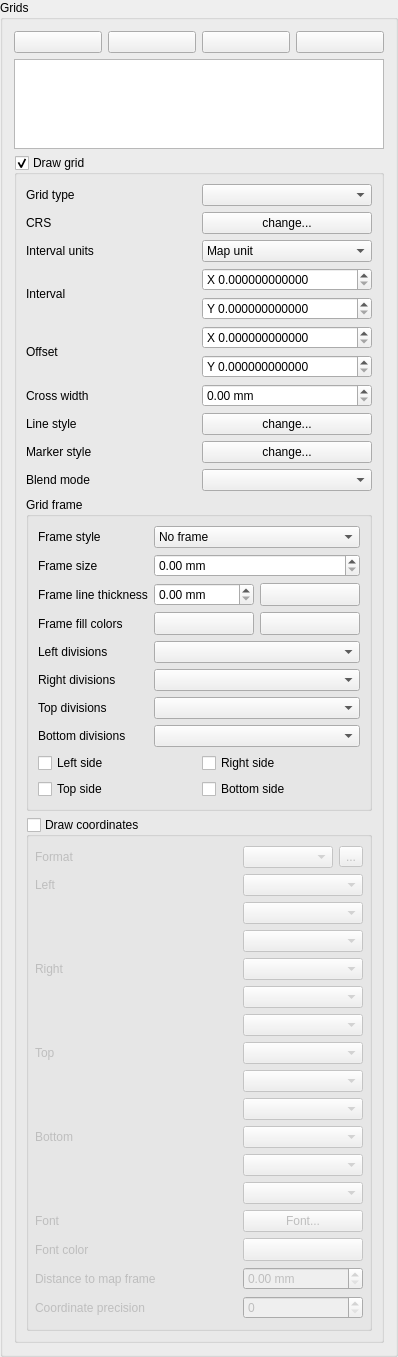
        <widget class="QgsCollapsibleGroupBoxBasic" name="mGridGroupBox">
         <property name="focusPolicy">
          <enum>Qt::StrongFocus</enum>
         </property>
         <property name="title">
          <string>Grids</string>
         </property>
         <property name="collapsed" stdset="0">
          <bool>true</bool>
         </property>
         <property name="syncGroup" stdset="0">
          <string notr="true">composeritem</string>
         </property>
         <layout class="QVBoxLayout" name="verticalLayout_3">
          <item>
           <layout class="QHBoxLayout" name="horizontalLayout_8">
            <item>
             <widget class="QPushButton" name="mAddGridPushButton">
              <property name="toolTip">
               <string>Add a new grid</string>
              </property>
              <property name="text">
               <string/>
              </property>
              <property name="icon">
               <iconset resource="../../../images/images.qrc">
                <normaloff>:/images/themes/default/symbologyAdd.svg</normaloff>:/images/themes/default/symbologyAdd.svg</iconset>
              </property>
             </widget>
            </item>
            <item>
             <widget class="QPushButton" name="mRemoveGridPushButton">
              <property name="toolTip">
               <string>Remove selected grid</string>
              </property>
              <property name="text">
               <string/>
              </property>
              <property name="icon">
               <iconset resource="../../../images/images.qrc">
                <normaloff>:/images/themes/default/symbologyRemove.svg</normaloff>:/images/themes/default/symbologyRemove.svg</iconset>
              </property>
             </widget>
            </item>
            <item>
             <widget class="QPushButton" name="mGridUpButton">
              <property name="toolTip">
               <string>Move selected grid up</string>
              </property>
              <property name="text">
               <string/>
              </property>
              <property name="icon">
               <iconset resource="../../../images/images.qrc">
                <normaloff>:/images/themes/default/symbologyUp.svg</normaloff>:/images/themes/default/symbologyUp.svg</iconset>
              </property>
             </widget>
            </item>
            <item>
             <widget class="QPushButton" name="mGridDownButton">
              <property name="toolTip">
               <string>Move selected grid down</string>
              </property>
              <property name="text">
               <string/>
              </property>
              <property name="icon">
               <iconset resource="../../../images/images.qrc">
                <normaloff>:/images/themes/default/symbologyDown.svg</normaloff>:/images/themes/default/symbologyDown.svg</iconset>
              </property>
             </widget>
            </item>
           </layout>
          </item>
          <item>
           <widget class="QListWidget" name="mGridListWidget">
            <property name="sizePolicy">
             <sizepolicy hsizetype="Expanding" vsizetype="Expanding">
              <horstretch>0</horstretch>
              <verstretch>0</verstretch>
             </sizepolicy>
            </property>
            <property name="maximumSize">
             <size>
              <width>16777215</width>
              <height>90</height>
             </size>
            </property>
           </widget>
          </item>
          <item>
           <widget class="QgsCollapsibleGroupBoxBasic" name="mGridCheckBox">
            <property name="title">
             <string>Draw grid</string>
            </property>
            <property name="checkable">
             <bool>true</bool>
            </property>
            <property name="checked">
             <bool>true</bool>
            </property>
            <property name="syncGroup" stdset="0">
             <string notr="true">composermapgrid</string>
            </property>
            <property name="collapsed" stdset="0">
             <bool>false</bool>
            </property>
            <layout class="QGridLayout" name="gridLayout_6" columnstretch="0,0">
             <item row="0" column="0">
              <widget class="QLabel" name="mGridTypeLabel_2">
               <property name="accessibleName">
                <string extracomment="Hello translotor"/>
               </property>
               <property name="text">
                <string>Grid type</string>
               </property>
               <property name="wordWrap">
                <bool>false</bool>
               </property>
              </widget>
             </item>
             <item row="0" column="1">
              <widget class="QComboBox" name="mGridTypeComboBox"/>
             </item>
             <item row="1" column="0">
              <widget class="QLabel" name="mMapGridCRSLabel">
               <property name="text">
                <string>CRS</string>
               </property>
              </widget>
             </item>
             <item row="1" column="1">
              <widget class="QPushButton" name="mMapGridCRSButton">
               <property name="text">
                <string>change...</string>
               </property>
              </widget>
             </item>
             <item row="2" column="0">
              <widget class="QLabel" name="mMapGridUnitLabel">
               <property name="text">
                <string>Interval units</string>
               </property>
              </widget>
             </item>
             <item row="2" column="1">
              <widget class="QComboBox" name="mMapGridUnitComboBox">
               <item>
                <property name="text">
                 <string>Map unit</string>
                </property>
               </item>
               <item>
                <property name="text">
                 <string>Millimeter</string>
                </property>
               </item>
               <item>
                <property name="text">
                 <string>Centimeter</string>
                </property>
               </item>
              </widget>
             </item>
             <item row="3" column="0">
              <widget class="QLabel" name="mIntervalXLabel_2">
               <property name="text">
                <string>Interval</string>
               </property>
               <property name="wordWrap">
                <bool>false</bool>
               </property>
              </widget>
             </item>
             <item row="3" column="1">
              <layout class="QVBoxLayout" name="verticalLayout_9">
               <item>
                <widget class="QgsDoubleSpinBox" name="mIntervalXSpinBox">
                 <property name="prefix">
                  <string>X </string>
                 </property>
                 <property name="decimals">
                  <number>12</number>
                 </property>
                 <property name="maximum">
                  <double>9999999.000000000000000</double>
                 </property>
                </widget>
               </item>
               <item>
                <widget class="QgsDoubleSpinBox" name="mIntervalYSpinBox">
                 <property name="prefix">
                  <string>Y </string>
                 </property>
                 <property name="decimals">
                  <number>12</number>
                 </property>
                 <property name="maximum">
                  <double>9999999.000000000000000</double>
                 </property>
                </widget>
               </item>
              </layout>
             </item>
             <item row="4" column="0">
              <widget class="QLabel" name="mOffsetXLabel_2">
               <property name="text">
                <string>Offset</string>
               </property>
               <property name="wordWrap">
                <bool>false</bool>
               </property>
              </widget>
             </item>
             <item row="4" column="1">
              <layout class="QVBoxLayout" name="verticalLayout_10">
               <item>
                <widget class="QgsDoubleSpinBox" name="mOffsetXSpinBox">
                 <property name="prefix">
                  <string>X </string>
                 </property>
                 <property name="decimals">
                  <number>12</number>
                 </property>
                 <property name="maximum">
                  <double>9999999.000000000000000</double>
                 </property>
                </widget>
               </item>
               <item>
                <widget class="QgsDoubleSpinBox" name="mOffsetYSpinBox">
                 <property name="prefix">
                  <string>Y </string>
                 </property>
                 <property name="decimals">
                  <number>12</number>
                 </property>
                 <property name="maximum">
                  <double>9999999.000000000000000</double>
                 </property>
                </widget>
               </item>
              </layout>
             </item>
             <item row="5" column="0">
              <widget class="QLabel" name="mCrossWidthLabel">
               <property name="text">
                <string>Cross width</string>
               </property>
               <property name="wordWrap">
                <bool>false</bool>
               </property>
              </widget>
             </item>
             <item row="5" column="1">
              <widget class="QgsDoubleSpinBox" name="mCrossWidthSpinBox">
               <property name="suffix">
                <string> mm</string>
               </property>
               <property name="decimals">
                <number>2</number>
               </property>
               <property name="showClearButton" stdset="0">
                <bool>false</bool>
               </property>
              </widget>
             </item>
             <item row="6" column="0">
              <widget class="QLabel" name="mLineStyleLabel">
               <property name="text">
                <string>Line style</string>
               </property>
               <property name="wordWrap">
                <bool>false</bool>
               </property>
              </widget>
             </item>
             <item row="6" column="1">
              <widget class="QPushButton" name="mGridLineStyleButton">
               <property name="text">
                <string>change...</string>
               </property>
              </widget>
             </item>
             <item row="7" column="0">
              <widget class="QLabel" name="mMarkerStyleLabel">
               <property name="text">
                <string>Marker style</string>
               </property>
               <property name="wordWrap">
                <bool>false</bool>
               </property>
              </widget>
             </item>
             <item row="7" column="1">
              <widget class="QPushButton" name="mGridMarkerStyleButton">
               <property name="text">
                <string>change...</string>
               </property>
              </widget>
             </item>
             <item row="8" column="0">
              <widget class="QLabel" name="mGridBlendLabel">
               <property name="text">
                <string>Blend mode</string>
               </property>
              </widget>
             </item>
             <item row="8" column="1">
              <widget class="QgsBlendModeComboBox" name="mGridBlendComboBox"/>
             </item>
             <item row="9" column="0" colspan="2">
              <widget class="QgsCollapsibleGroupBoxBasic" name="mGridFrameGroupBox">
               <property name="focusPolicy">
                <enum>Qt::StrongFocus</enum>
               </property>
               <property name="title">
                <string>Grid frame</string>
               </property>
               <property name="syncGroup" stdset="0">
                <string notr="true">composermapgrid</string>
               </property>
               <layout class="QGridLayout" name="gridLayout_3">
                <item row="0" column="0">
                 <widget class="QLabel" name="mFrameStyleLabel_2">
                  <property name="text">
                   <string>Frame style</string>
                  </property>
                  <property name="wordWrap">
                   <bool>false</bool>
                  </property>
                 </widget>
                </item>
                <item row="1" column="0">
                 <widget class="QLabel" name="mFrameWidthLabel">
                  <property name="text">
                   <string>Frame size</string>
                  </property>
                  <property name="wordWrap">
                   <bool>false</bool>
                  </property>
                 </widget>
                </item>
                <item row="2" column="0">
                 <widget class="QLabel" name="mFramePenLabel">
                  <property name="text">
                   <string>Frame line thickness</string>
                  </property>
                 </widget>
                </item>
                <item row="2" column="1">
                 <widget class="QgsDoubleSpinBox" name="mGridFramePenSizeSpinBox">
                  <property name="suffix">
                   <string> mm</string>
                  </property>
                  <property name="showClearButton" stdset="0">
                   <bool>false</bool>
                  </property>
                 </widget>
                </item>
                <item row="2" column="2">
                 <widget class="QgsColorButtonV2" name="mGridFramePenColorButton">
                  <property name="minimumSize">
                   <size>
                    <width>100</width>
                    <height>0</height>
                   </size>
                  </property>
                  <property name="maximumSize">
                   <size>
                    <width>100</width>
                    <height>16777215</height>
                   </size>
                  </property>
                  <property name="text">
                   <string/>
                  </property>
                 </widget>
                </item>
                <item row="3" column="0">
                 <widget class="QLabel" name="mFrameFillLabel">
                  <property name="text">
                   <string>Frame fill colors</string>
                  </property>
                 </widget>
                </item>
                <item row="3" column="1">
                 <widget class="QgsColorButtonV2" name="mGridFrameFill1ColorButton">
                  <property name="minimumSize">
                   <size>
                    <width>100</width>
                    <height>0</height>
                   </size>
                  </property>
                  <property name="maximumSize">
                   <size>
                    <width>100</width>
                    <height>16777215</height>
                   </size>
                  </property>
                  <property name="text">
                   <string/>
                  </property>
                 </widget>
                </item>
                <item row="3" column="2">
                 <widget class="QgsColorButtonV2" name="mGridFrameFill2ColorButton">
                  <property name="minimumSize">
                   <size>
                    <width>100</width>
                    <height>0</height>
                   </size>
                  </property>
                  <property name="maximumSize">
                   <size>
                    <width>100</width>
                    <height>16777215</height>
                   </size>
                  </property>
                  <property name="text">
                   <string/>
                  </property>
                 </widget>
                </item>
                <item row="8" column="0" colspan="3">
                 <layout class="QGridLayout" name="gridLayout_4">
                  <item row="0" column="0">
                   <widget class="QCheckBox" name="mCheckGridLeftSide">
                    <property name="text">
                     <string>Left side</string>
                    </property>
                   </widget>
                  </item>
                  <item row="0" column="1">
                   <widget class="QCheckBox" name="mCheckGridRightSide">
                    <property name="text">
                     <string>Right side</string>
                    </property>
                   </widget>
                  </item>
                  <item row="1" column="0">
                   <widget class="QCheckBox" name="mCheckGridTopSide">
                    <property name="text">
                     <string>Top side</string>
                    </property>
                   </widget>
                  </item>
                  <item row="1" column="1">
                   <widget class="QCheckBox" name="mCheckGridBottomSide">
                    <property name="text">
                     <string>Bottom side</string>
                    </property>
                   </widget>
                  </item>
                 </layout>
                </item>
                <item row="0" column="1" colspan="2">
                 <widget class="QComboBox" name="mFrameStyleComboBox">
                  <item>
                   <property name="text">
                    <string>No frame</string>
                   </property>
                  </item>
                  <item>
                   <property name="text">
                    <string>Zebra</string>
                   </property>
                  </item>
                  <item>
                   <property name="text">
                    <string>Interior ticks</string>
                   </property>
                  </item>
                  <item>
                   <property name="text">
                    <string>Exterior ticks</string>
                   </property>
                  </item>
                  <item>
                   <property name="text">
                    <string>Interior and exterior ticks</string>
                   </property>
                  </item>
                  <item>
                   <property name="text">
                    <string>Line border</string>
                   </property>
                  </item>
                 </widget>
                </item>
                <item row="1" column="1" colspan="2">
                 <widget class="QgsDoubleSpinBox" name="mFrameWidthSpinBox">
                  <property name="suffix">
                   <string> mm</string>
                  </property>
                  <property name="showClearButton" stdset="0">
                   <bool>false</bool>
                  </property>
                 </widget>
                </item>
                <item row="5" column="0">
                 <widget class="QLabel" name="mRightDivisionsLabel">
                  <property name="text">
                   <string>Right divisions</string>
                  </property>
                 </widget>
                </item>
                <item row="4" column="0">
                 <widget class="QLabel" name="mLeftDivisionsLabel">
                  <property name="text">
                   <string>Left divisions</string>
                  </property>
                 </widget>
                </item>
                <item row="6" column="0">
                 <widget class="QLabel" name="mTopDivisionsLabel">
                  <property name="text">
                   <string>Top divisions</string>
                  </property>
                 </widget>
                </item>
                <item row="7" column="0">
                 <widget class="QLabel" name="mBottomDivisionsLabel">
                  <property name="text">
                   <string>Bottom divisions</string>
                  </property>
                 </widget>
                </item>
                <item row="4" column="1" colspan="2">
                 <widget class="QComboBox" name="mFrameDivisionsLeftComboBox"/>
                </item>
                <item row="5" column="1" colspan="2">
                 <widget class="QComboBox" name="mFrameDivisionsRightComboBox"/>
                </item>
                <item row="6" column="1" colspan="2">
                 <widget class="QComboBox" name="mFrameDivisionsTopComboBox"/>
                </item>
                <item row="7" column="1" colspan="2">
                 <widget class="QComboBox" name="mFrameDivisionsBottomComboBox"/>
                </item>
               </layout>
              </widget>
             </item>
             <item row="10" column="0" colspan="2">
              <widget class="QgsCollapsibleGroupBoxBasic" name="mDrawAnnotationGroupBox">
               <property name="enabled">
                <bool>true</bool>
               </property>
               <property name="title">
                <string>Draw coordinates</string>
               </property>
               <property name="checkable">
                <bool>true</bool>
               </property>
               <property name="checked">
                <bool>false</bool>
               </property>
               <property name="syncGroup" stdset="0">
                <string notr="true">composermapgrid</string>
               </property>
               <property name="collapsed" stdset="0">
                <bool>false</bool>
               </property>
               <layout class="QGridLayout" name="gridLayout_7" columnstretch="0,1">
                <property name="leftMargin">
                 <number>6</number>
                </property>
                <property name="rightMargin">
                 <number>6</number>
                </property>
                <item row="4" column="0">
                 <widget class="QLabel" name="mAnnotationPositionLabelRight">
                  <property name="text">
                   <string>Right</string>
                  </property>
                  <property name="wordWrap">
                   <bool>true</bool>
                  </property>
                  <property name="buddy">
                   <cstring>mAnnotationPositionRightComboBox</cstring>
                  </property>
                 </widget>
                </item>
                <item row="4" column="1">
                 <widget class="QComboBox" name="mAnnotationDisplayRightComboBox"/>
                </item>
                <item row="1" column="0">
                 <widget class="QLabel" name="mAnnotationPositionLabelLeft">
                  <property name="text">
                   <string>Left</string>
                  </property>
                  <property name="wordWrap">
                   <bool>true</bool>
                  </property>
                  <property name="buddy">
                   <cstring>mAnnotationPositionLeftComboBox</cstring>
                  </property>
                 </widget>
                </item>
                <item row="0" column="0">
                 <widget class="QLabel" name="mAnnotationFormatLabel">
                  <property name="text">
                   <string>Format</string>
                  </property>
                 </widget>
                </item>
                <item row="2" column="1">
                 <widget class="QComboBox" name="mAnnotationPositionLeftComboBox"/>
                </item>
                <item row="3" column="1">
                 <widget class="QComboBox" name="mAnnotationDirectionComboBoxLeft"/>
                </item>
                <item row="5" column="1">
                 <widget class="QComboBox" name="mAnnotationPositionRightComboBox"/>
                </item>
                <item row="6" column="1">
                 <widget class="QComboBox" name="mAnnotationDirectionComboBoxRight"/>
                </item>
                <item row="8" column="1">
                 <widget class="QComboBox" name="mAnnotationPositionTopComboBox"/>
                </item>
                <item row="9" column="1">
                 <widget class="QComboBox" name="mAnnotationDirectionComboBoxTop"/>
                </item>
                <item row="11" column="1">
                 <widget class="QComboBox" name="mAnnotationPositionBottomComboBox"/>
                </item>
                <item row="12" column="1">
                 <widget class="QComboBox" name="mAnnotationDirectionComboBoxBottom"/>
                </item>
                <item row="13" column="0">
                 <widget class="QLabel" name="label">
                  <property name="text">
                   <string>Font</string>
                  </property>
                 </widget>
                </item>
                <item row="13" column="1">
                 <widget class="QPushButton" name="mAnnotationFontButton">
                  <property name="text">
                   <string>Font...</string>
                  </property>
                 </widget>
                </item>
                <item row="14" column="0">
                 <widget class="QLabel" name="mFontColorLabel">
                  <property name="text">
                   <string>Font color</string>
                  </property>
                 </widget>
                </item>
                <item row="14" column="1">
                 <widget class="QgsColorButtonV2" name="mAnnotationFontColorButton">
                  <property name="minimumSize">
                   <size>
                    <width>120</width>
                    <height>0</height>
                   </size>
                  </property>
                  <property name="maximumSize">
                   <size>
                    <width>120</width>
                    <height>16777215</height>
                   </size>
                  </property>
                  <property name="text">
                   <string/>
                  </property>
                 </widget>
                </item>
                <item row="15" column="0">
                 <widget class="QLabel" name="mDistanceToFrameLabel">
                  <property name="text">
                   <string>Distance to map frame</string>
                  </property>
                  <property name="wordWrap">
                   <bool>true</bool>
                  </property>
                  <property name="buddy">
                   <cstring>mDistanceToMapFrameSpinBox</cstring>
                  </property>
                 </widget>
                </item>
                <item row="15" column="1">
                 <widget class="QgsDoubleSpinBox" name="mDistanceToMapFrameSpinBox">
                  <property name="suffix">
                   <string> mm</string>
                  </property>
                 </widget>
                </item>
                <item row="16" column="0">
                 <widget class="QLabel" name="mCoordinatePrecisionLabel">
                  <property name="text">
                   <string>Coordinate precision</string>
                  </property>
                  <property name="wordWrap">
                   <bool>true</bool>
                  </property>
                  <property name="buddy">
                   <cstring>mCoordinatePrecisionSpinBox</cstring>
                  </property>
                 </widget>
                </item>
                <item row="16" column="1">
                 <widget class="QgsSpinBox" name="mCoordinatePrecisionSpinBox">
                  <property name="showClearButton" stdset="0">
                   <bool>false</bool>
                  </property>
                 </widget>
                </item>
                <item row="1" column="1">
                 <widget class="QComboBox" name="mAnnotationDisplayLeftComboBox"/>
                </item>
                <item row="7" column="0">
                 <widget class="QLabel" name="mAnnotationPositionLabelTop">
                  <property name="text">
                   <string>Top</string>
                  </property>
                  <property name="wordWrap">
                   <bool>true</bool>
                  </property>
                  <property name="buddy">
                   <cstring>mAnnotationPositionTopComboBox</cstring>
                  </property>
                 </widget>
                </item>
                <item row="7" column="1">
                 <widget class="QComboBox" name="mAnnotationDisplayTopComboBox"/>
                </item>
                <item row="10" column="1">
                 <widget class="QComboBox" name="mAnnotationDisplayBottomComboBox"/>
                </item>
                <item row="10" column="0">
                 <widget class="QLabel" name="mAnnotationPositionLabelBottom">
                  <property name="text">
                   <string>Bottom</string>
                  </property>
                  <property name="wordWrap">
                   <bool>true</bool>
                  </property>
                  <property name="buddy">
                   <cstring>mAnnotationPositionRightComboBox</cstring>
                  </property>
                 </widget>
                </item>
                <item row="0" column="1">
                 <layout class="QHBoxLayout" name="horizontalLayout_13">
                  <item>
                   <widget class="QComboBox" name="mAnnotationFormatComboBox"/>
                  </item>
                  <item>
                   <widget class="QToolButton" name="mAnnotationFormatButton">
                    <property name="text">
                     <string>...</string>
                    </property>
                    <property name="icon">
                     <iconset resource="../../../images/images.qrc">
                      <normaloff>:/images/themes/default/mIconExpression.svg</normaloff>:/images/themes/default/mIconExpression.svg</iconset>
                    </property>
                   </widget>
                  </item>
                 </layout>
                </item>
               </layout>
              </widget>
             </item>
            </layout>
           </widget>
          </item>
         </layout>
        </widget>
